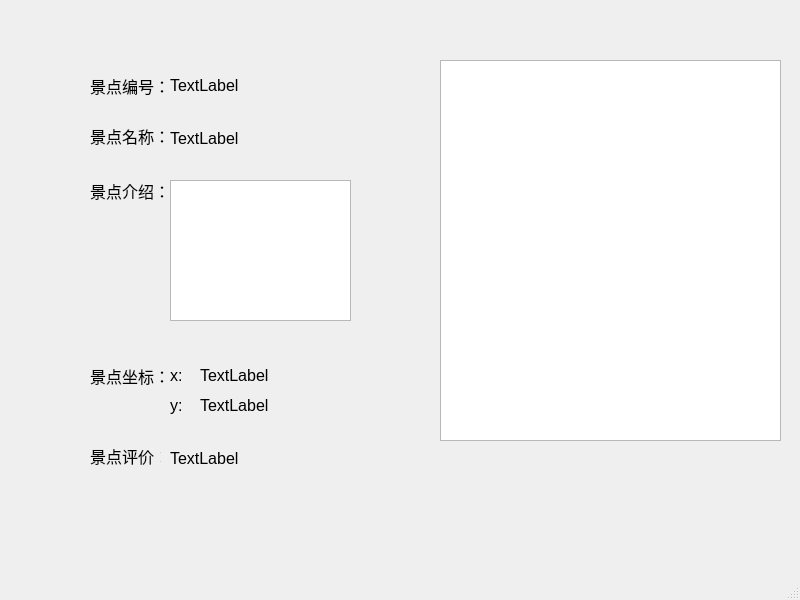
<?xml version="1.0" encoding="UTF-8"?>
<ui version="4.0">
 <class>view_info</class>
 <widget class="QMainWindow" name="view_info">
  <property name="geometry">
   <rect>
    <x>0</x>
    <y>0</y>
    <width>800</width>
    <height>600</height>
   </rect>
  </property>
  <property name="windowTitle">
   <string>MainWindow</string>
  </property>
  <widget class="QWidget" name="centralwidget">
   <widget class="QLabel" name="label">
    <property name="geometry">
     <rect>
      <x>90</x>
      <y>70</y>
      <width>111</width>
      <height>31</height>
     </rect>
    </property>
    <property name="font">
     <font>
      <family>Arial</family>
      <pointsize>12</pointsize>
     </font>
    </property>
    <property name="text">
     <string>景点编号：</string>
    </property>
   </widget>
   <widget class="QLabel" name="label_2">
    <property name="geometry">
     <rect>
      <x>170</x>
      <y>70</y>
      <width>131</width>
      <height>31</height>
     </rect>
    </property>
    <property name="font">
     <font>
      <family>Arial</family>
      <pointsize>12</pointsize>
     </font>
    </property>
    <property name="text">
     <string>TextLabel</string>
    </property>
   </widget>
   <widget class="QLabel" name="label_3">
    <property name="geometry">
     <rect>
      <x>90</x>
      <y>120</y>
      <width>81</width>
      <height>31</height>
     </rect>
    </property>
    <property name="font">
     <font>
      <family>Arial</family>
      <pointsize>12</pointsize>
     </font>
    </property>
    <property name="text">
     <string>景点名称：</string>
    </property>
   </widget>
   <widget class="QLabel" name="label_4">
    <property name="geometry">
     <rect>
      <x>170</x>
      <y>130</y>
      <width>81</width>
      <height>16</height>
     </rect>
    </property>
    <property name="font">
     <font>
      <family>Arial</family>
      <pointsize>12</pointsize>
     </font>
    </property>
    <property name="text">
     <string>TextLabel</string>
    </property>
   </widget>
   <widget class="QLabel" name="label_5">
    <property name="geometry">
     <rect>
      <x>90</x>
      <y>170</y>
      <width>81</width>
      <height>41</height>
     </rect>
    </property>
    <property name="font">
     <font>
      <family>Arial</family>
      <pointsize>12</pointsize>
     </font>
    </property>
    <property name="text">
     <string>景点介绍：</string>
    </property>
   </widget>
   <widget class="QTextEdit" name="textEdit">
    <property name="geometry">
     <rect>
      <x>170</x>
      <y>180</y>
      <width>181</width>
      <height>141</height>
     </rect>
    </property>
    <property name="font">
     <font>
      <family>Arial</family>
      <pointsize>12</pointsize>
     </font>
    </property>
   </widget>
   <widget class="QLabel" name="label_6">
    <property name="geometry">
     <rect>
      <x>90</x>
      <y>360</y>
      <width>81</width>
      <height>31</height>
     </rect>
    </property>
    <property name="font">
     <font>
      <family>Arial</family>
      <pointsize>12</pointsize>
     </font>
    </property>
    <property name="text">
     <string>景点坐标：</string>
    </property>
   </widget>
   <widget class="QLabel" name="label_7">
    <property name="geometry">
     <rect>
      <x>170</x>
      <y>360</y>
      <width>71</width>
      <height>31</height>
     </rect>
    </property>
    <property name="font">
     <font>
      <family>Arial</family>
      <pointsize>12</pointsize>
     </font>
    </property>
    <property name="text">
     <string>x:</string>
    </property>
   </widget>
   <widget class="QLabel" name="label_8">
    <property name="geometry">
     <rect>
      <x>200</x>
      <y>360</y>
      <width>101</width>
      <height>31</height>
     </rect>
    </property>
    <property name="font">
     <font>
      <family>Arial</family>
      <pointsize>12</pointsize>
     </font>
    </property>
    <property name="text">
     <string>TextLabel</string>
    </property>
   </widget>
   <widget class="QLabel" name="label_9">
    <property name="geometry">
     <rect>
      <x>170</x>
      <y>390</y>
      <width>71</width>
      <height>31</height>
     </rect>
    </property>
    <property name="font">
     <font>
      <family>Arial</family>
      <pointsize>12</pointsize>
     </font>
    </property>
    <property name="text">
     <string>y:</string>
    </property>
   </widget>
   <widget class="QLabel" name="label_10">
    <property name="geometry">
     <rect>
      <x>200</x>
      <y>390</y>
      <width>111</width>
      <height>31</height>
     </rect>
    </property>
    <property name="font">
     <font>
      <family>Arial</family>
      <pointsize>12</pointsize>
     </font>
    </property>
    <property name="text">
     <string>TextLabel</string>
    </property>
   </widget>
   <widget class="QLabel" name="label_11">
    <property name="geometry">
     <rect>
      <x>90</x>
      <y>440</y>
      <width>71</width>
      <height>31</height>
     </rect>
    </property>
    <property name="font">
     <font>
      <family>Arial</family>
      <pointsize>12</pointsize>
     </font>
    </property>
    <property name="text">
     <string>景点评价：</string>
    </property>
   </widget>
   <widget class="QLabel" name="label_12">
    <property name="geometry">
     <rect>
      <x>170</x>
      <y>450</y>
      <width>111</width>
      <height>16</height>
     </rect>
    </property>
    <property name="font">
     <font>
      <family>Arial</family>
      <pointsize>12</pointsize>
     </font>
    </property>
    <property name="text">
     <string>TextLabel</string>
    </property>
   </widget>
   <widget class="QListWidget" name="listWidget">
    <property name="geometry">
     <rect>
      <x>440</x>
      <y>60</y>
      <width>341</width>
      <height>381</height>
     </rect>
    </property>
   </widget>
  </widget>
  <widget class="QMenuBar" name="menubar">
   <property name="geometry">
    <rect>
     <x>0</x>
     <y>0</y>
     <width>800</width>
     <height>23</height>
    </rect>
   </property>
  </widget>
  <widget class="QStatusBar" name="statusbar"/>
 </widget>
 <resources/>
 <connections/>
</ui>
